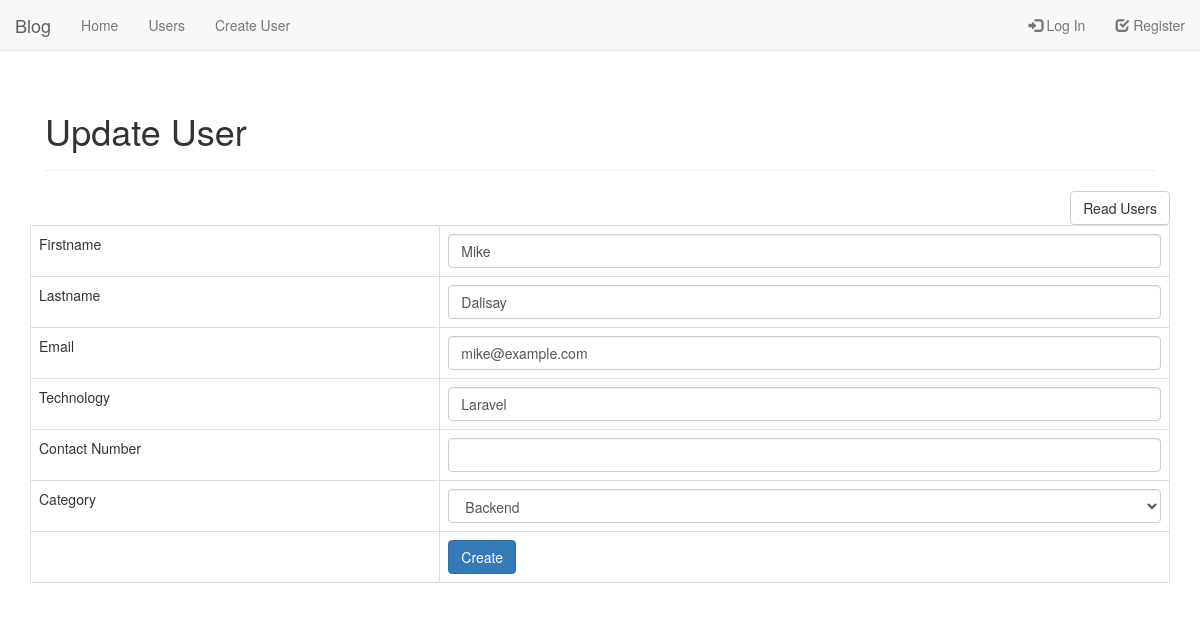
The page /update_user.php?id=1 on the database its author committed.
### tables this page shows
CREATE TABLE `users` (
  `id` int(11) NOT NULL,
  `firstname` varchar(32) NOT NULL,
  `lastname` varchar(32) NOT NULL,
  `email` varchar(64) NOT NULL,
  `contact_number` varchar(64) NOT NULL,
  `address` text NOT NULL,
  `category_id` int(11) NOT NULL,
  `technology` varchar(255) NOT NULL,
  `image` varchar(255) NOT NULL,
  `password` varchar(512) NOT NULL,
  `access_level` varchar(16) NOT NULL,
  `access_code` text NOT NULL,
  `status` int(11) NOT NULL COMMENT '0=pending,1=confirmed',
  `created` datetime NOT NULL,
  `modified` timestamp NOT NULL DEFAULT CURRENT_TIMESTAMP ON UPDATE CURRENT_TIMESTAMP
);

### objects/user.php (called while the page is built, shortened)
<?php
class User {
  private $conn;
  private $table_name = "users";
  public $id;
  public function __construct($db) {
    $this->conn = $db;
  }
  function readOne() {
    $query = "SELECT
                firstname, lastname, email, technology, category_id, contact_number, image
              FROM
              " . $this->table_name . "
              WHERE id = ?
              LIMIT
                 0,1";
    $stmt = $this->conn->prepare($query);
    $stmt->bindParam(1, $this->id);
    $stmt->execute();
    $row = $stmt->fetch(PDO::FETCH_ASSOC);
    $this->firstname = $row['firstname'];
    $this->lastname = $row['lastname'];
    $this->email = $row['email'];
    $this->technology = $row['technology'];
    $this->category_id = $row['category_id'];
  }
}
 ?>

### objects/category.php (called while the page is built, shortened)
<?php
class Category {
  private $conn;
  private $table_name = "categories";
  public function __construct($db) {
    $this->conn = $db;
  }
  function read() {
      $query = "SELECT
                   id, name
                FROM
                  " . $this->table_name . "
                ORDER BY
                  name";
      $stmt = $this->conn->prepare($query);
      $stmt->execute();
      return $stmt;
    }
}
 ?>

### update_user.php (the view, shortened to what this page needs)
<?php
$id = isset($_GET['id']) ? $_GET['id'] : die('ERROR: missing ID');
include_once 'objects/user.php';
include_once 'objects/category.php';
$database = new Database();
$db = $database->getConnection();
$user = new User($db);
$category = new Category($db);
$user->id = $id;
$user->readOne();
include_once "layout_head.php";
echo "<div class='right-button-margin'>";
 echo "<a href='index.php' class='btn btn-default pull-right'>Read Users</a>";
echo "</div>";
?>
<form action="<?php echo htmlspecialchars($_SERVER["PHP_SELF"] . "?id={$id}"); ?>" method="post">
   <table class='table table-hover table-responsive table-bordered'>
     <tr>
       <td>Firstname</td>
       <td><input type="text" name="firstname" value="<?php echo $user->firstname; ?>" class='form-control'></td>
     </tr>
     <tr>
       <td>Lastname</td>
       <td><input type="text" name="lastname" value="<?php echo $user->lastname; ?>" class='form-control'></td>
     </tr>
     <tr>
       <td>Email</td>
       <td><input type="text" name="email" value="<?php echo $user->email; ?>" class="form-control"></td>
     </tr>
     <tr>
       <td>Technology</td>
       <td><input type="text" name="technology" value="<?php echo $user->technology; ?>" class="form-control"></td>
     </tr>
     <tr>
       <td>Contact Number</td>
       <td><input type="number" name="contact_number" value="<?php $user->contact_number; ?>" class="form-control"></td>
     </tr>
     <tr>
       <td>Category</td>
       <td>
         <?php
          $stmt = $category->read();
          echo "<select class='form-control' name='category_id'>";
            while($row_category = $stmt->fetch(PDO::FETCH_ASSOC)) {
              $category_id = $row_category['id'];
              $category_name = $row_category['name'];
              if($user->category_id == $category_id) {
                echo "<option value='$category_id' selected>";
              } else {
                echo "<option value='$category_id'>";
              }
              echo "$category_name</option>";
            }
            echo "</select>";
          ?>
       </td>
     </tr>
     <tr>
       <td></td>
       <td>
         <button type="submit" class="btn btn-primary">Create</button>
       </td>
     </tr>
   </table>
</form>
<?php
include_once "layout_foot.php";
?>

### rows shown on the page
users: firstname "Mike", lastname "Dalisay", email "mike@example.com", technology "Laravel"

### other values the page prints
$page_title "Update User"
form field category_id "Backend"
